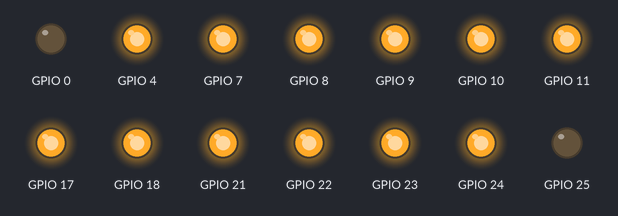
A program run on a simulated Raspberry Pi (BCM pin numbers). On the bench: output pins drawn as LEDs (lit = HIGH).

Above: at 0.1 s.
At 5.1 s:
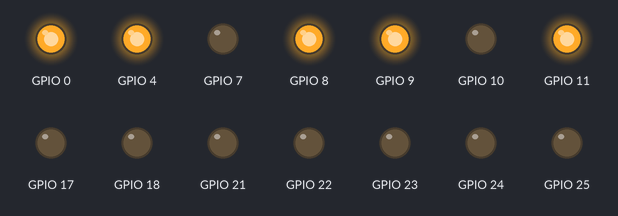
At 10.1 s:
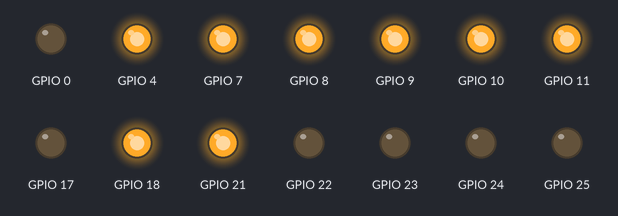
At 20.1 s:
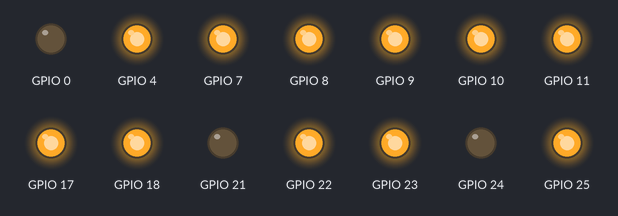
At 30.1 s:
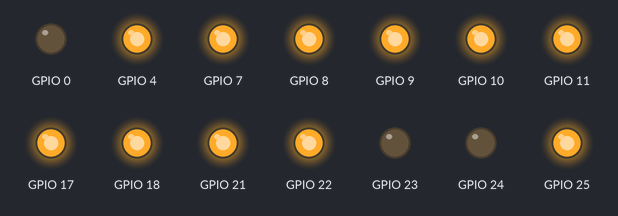
At 39.1 s:
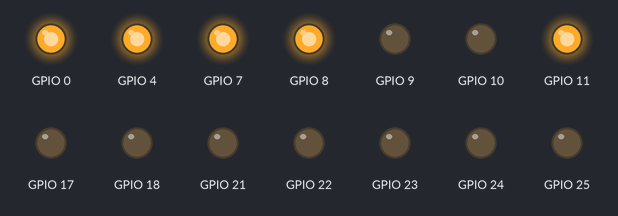
Timing chart, 0 to 40.0 s (numbered marks = the images above):
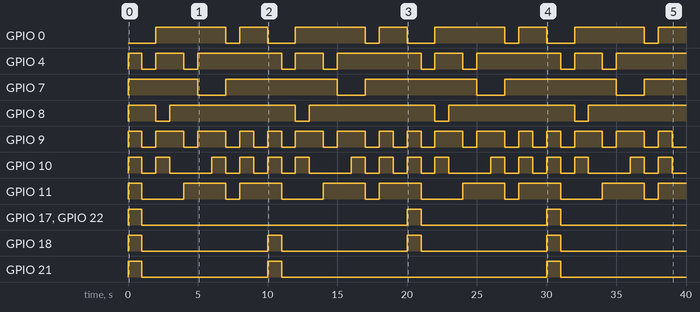

The program:

7segarrayB.py
```python
import RPi.GPIO as GPIO
import time
GPIO.setmode(GPIO.BCM)

# Leading digit 0 or 1
GPIO.setup(1, GPIO.OUT)

# Second digit A-F
GPIO.setmode(GPIO.BCM)
GPIO.setup(17, GPIO.OUT)
GPIO.setup(18, GPIO.OUT)
GPIO.setup(21, GPIO.OUT)
GPIO.setup(22, GPIO.OUT)
GPIO.setup(23, GPIO.OUT)
GPIO.setup(24, GPIO.OUT)
GPIO.setup(25, GPIO.OUT)

# Third digit A-F
GPIO.setup(4, GPIO.OUT)
GPIO.setup(7, GPIO.OUT)
GPIO.setup(8, GPIO.OUT)
GPIO.setup(9, GPIO.OUT)
GPIO.setup(10, GPIO.OUT)
GPIO.setup(11, GPIO.OUT)
GPIO.setup(0, GPIO.OUT)

# set up loop
count=0
while count < 200:
  # turn everything off
  GPIO.output(1, GPIO.LOW)
  GPIO.output(0, GPIO.LOW)
  GPIO.output(17, GPIO.LOW)
  GPIO.output(18, GPIO.LOW)
  GPIO.output(21, GPIO.LOW)
  GPIO.output(22, GPIO.LOW)
  GPIO.output(23, GPIO.LOW)
  GPIO.output(24, GPIO.LOW)
  GPIO.output(25, GPIO.LOW)
  GPIO.output(4, GPIO.LOW)
  GPIO.output(7, GPIO.LOW)
  GPIO.output(8, GPIO.LOW)
  GPIO.output(9, GPIO.LOW)
  GPIO.output(10, GPIO.LOW)
  GPIO.output(11, GPIO.LOW)

  # turn on segments
  # First digit
  if count >= 100:
    GPIO.output(1, GPIO.HIGH)

  # second digit divide by 10 then get right digit
  ccount=count/10%10
  if ccount==0:
    GPIO.output(17, GPIO.HIGH);GPIO.output(18, GPIO.HIGH);GPIO.output(21, GPIO.HIGH)
    GPIO.output(22, GPIO.HIGH);GPIO.output(23, GPIO.HIGH);GPIO.output(24, GPIO.HIGH)
  if ccount==1:
    GPIO.output(18, GPIO.HIGH);GPIO.output(21, GPIO.HIGH)
  if ccount==2:
    GPIO.output(17, GPIO.HIGH);GPIO.output(18, GPIO.HIGH);GPIO.output(22, GPIO.HIGH)
    GPIO.output(23, GPIO.HIGH);GPIO.output(25, GPIO.HIGH)
  if ccount==3:
    GPIO.output(17, GPIO.HIGH);GPIO.output(18, GPIO.HIGH);GPIO.output(22, GPIO.HIGH)
    GPIO.output(21, GPIO.HIGH);GPIO.output(25, GPIO.HIGH)
  if ccount==4:
    GPIO.output(18, GPIO.HIGH);GPIO.output(21, GPIO.HIGH);
    GPIO.output(24, GPIO.HIGH);GPIO.output(25, GPIO.HIGH)
  if ccount==5:
    GPIO.output(17, GPIO.HIGH);GPIO.output(21, GPIO.HIGH);GPIO.output(22, GPIO.HIGH)
    GPIO.output(24, GPIO.HIGH);GPIO.output(25, GPIO.HIGH);
  if ccount==6:
    GPIO.output(17, GPIO.HIGH);GPIO.output(21, GPIO.HIGH);GPIO.output(22, GPIO.HIGH)
    GPIO.output(23, GPIO.HIGH);GPIO.output(24, GPIO.HIGH);GPIO.output(25, GPIO.HIGH)
  if ccount==7:
    GPIO.output(17, GPIO.HIGH);GPIO.output(18, GPIO.HIGH);GPIO.output(21, GPIO.HIGH)
  if ccount==8:
    GPIO.output(17, GPIO.HIGH);GPIO.output(18, GPIO.HIGH);GPIO.output(21, GPIO.HIGH)
    GPIO.output(22, GPIO.HIGH);GPIO.output(23, GPIO.HIGH)
    GPIO.output(24, GPIO.HIGH);GPIO.output(25, GPIO.HIGH)
  if ccount==9:
    GPIO.output(17, GPIO.HIGH);GPIO.output(18, GPIO.HIGH);GPIO.output(21, GPIO.HIGH);
    GPIO.output(24, GPIO.HIGH);GPIO.output(25, GPIO.HIGH)

  # third digit get right digit
  ccount=count%10
  if ccount==0:
    GPIO.output(4, GPIO.HIGH);GPIO.output(7, GPIO.HIGH);GPIO.output(8, GPIO.HIGH)
    GPIO.output(9, GPIO.HIGH);GPIO.output(10, GPIO.HIGH);GPIO.output(11, GPIO.HIGH)
  if ccount==1:
    GPIO.output(7, GPIO.HIGH);GPIO.output(8, GPIO.HIGH)
  if ccount==2:
    GPIO.output(4, GPIO.HIGH);GPIO.output(7, GPIO.HIGH);GPIO.output(9, GPIO.HIGH)
    GPIO.output(10, GPIO.HIGH);GPIO.output(0, GPIO.HIGH)
  if ccount==3:
    GPIO.output(4, GPIO.HIGH);GPIO.output(7, GPIO.HIGH);GPIO.output(9, GPIO.HIGH)
    GPIO.output(8, GPIO.HIGH);GPIO.output(0, GPIO.HIGH)
  if ccount==4:
    GPIO.output(7, GPIO.HIGH);GPIO.output(8, GPIO.HIGH);
    GPIO.output(11, GPIO.HIGH);GPIO.output(0, GPIO.HIGH)
  if ccount==5:
    GPIO.output(4, GPIO.HIGH);GPIO.output(8, GPIO.HIGH);GPIO.output(9, GPIO.HIGH)
    GPIO.output(11, GPIO.HIGH);GPIO.output(0, GPIO.HIGH);
  if ccount==6:
    GPIO.output(4, GPIO.HIGH);GPIO.output(8, GPIO.HIGH);GPIO.output(9, GPIO.HIGH)
    GPIO.output(10, GPIO.HIGH);GPIO.output(11, GPIO.HIGH);GPIO.output(0, GPIO.HIGH)
  if ccount==7:
    GPIO.output(4, GPIO.HIGH);GPIO.output(7, GPIO.HIGH);GPIO.output(8, GPIO.HIGH)
  if ccount==8:
    GPIO.output(4, GPIO.HIGH);GPIO.output(7, GPIO.HIGH);GPIO.output(8, GPIO.HIGH)
    GPIO.output(9, GPIO.HIGH);GPIO.output(10, GPIO.HIGH)
    GPIO.output(11, GPIO.HIGH);GPIO.output(0, GPIO.HIGH)
  if ccount==9:
    GPIO.output(4, GPIO.HIGH);GPIO.output(7, GPIO.HIGH);GPIO.output(8, GPIO.HIGH);
    GPIO.output(11, GPIO.HIGH);GPIO.output(0, GPIO.HIGH)
  # delay
  time.sleep(1)
  count=count+1
```

Measured:
- by itself, GPIO 0: repeats every 10.0 s: LOW 1.0 s, HIGH 2.0 s, LOW 2.0 s, HIGH 5.0 s
- by itself, GPIO 4: repeats every 10.0 s: LOW 1.0 s, HIGH 2.0 s, LOW 1.0 s, HIGH 6.0 s
- by itself, GPIO 7: repeats every 10.0 s: LOW 2.0 s, HIGH 8.0 s
- by itself, GPIO 8: repeats every 10.0 s: LOW 1.0 s, HIGH 9.0 s
- by itself, GPIO 9: repeats every 10.0 s: 2 × (LOW 1.0 s, HIGH 2.0 s), 2 × (LOW 1.0 s, HIGH 1.0 s)
- by itself, GPIO 10: repeats every 10.0 s: LOW 1.0 s, HIGH 1.0 s, LOW 3.0 s, 2 × (HIGH 1.0 s, LOW 1.0 s), HIGH 1.0 s
- by itself, GPIO 11: repeats every 10.0 s: LOW 3.0 s, HIGH 3.0 s, LOW 1.0 s, HIGH 3.0 s
- by itself, GPIO 17, GPIO 22: goes HIGH 1.0 s, LOW 19.0 s, HIGH 1.0 s, LOW 9.0 s, HIGH 1.0 s, then LOW
